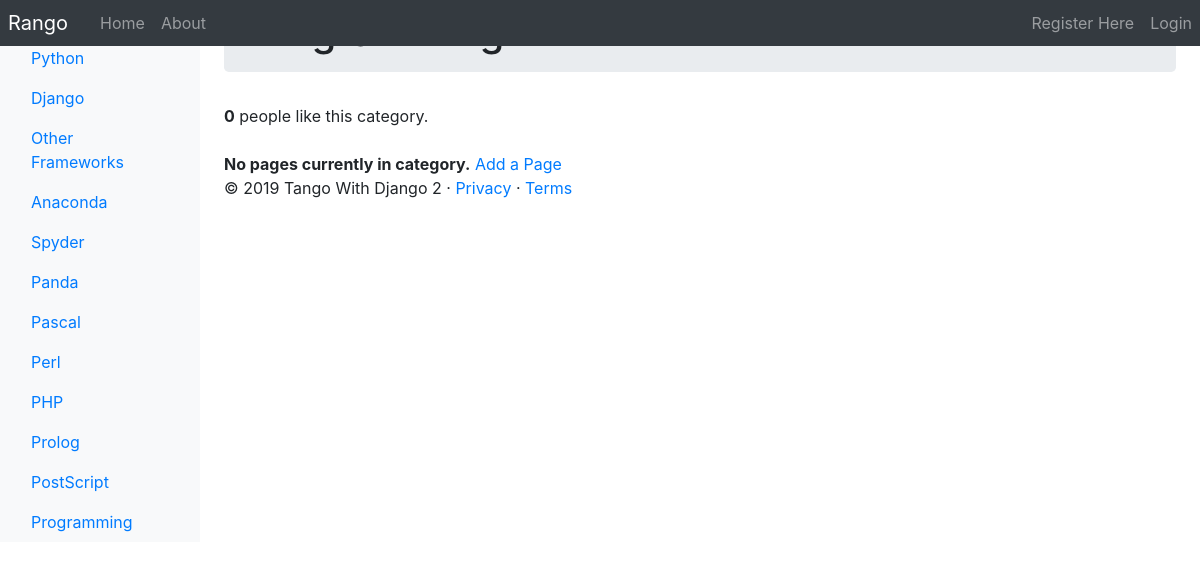
The app's page /rango/category/programming/, older data.
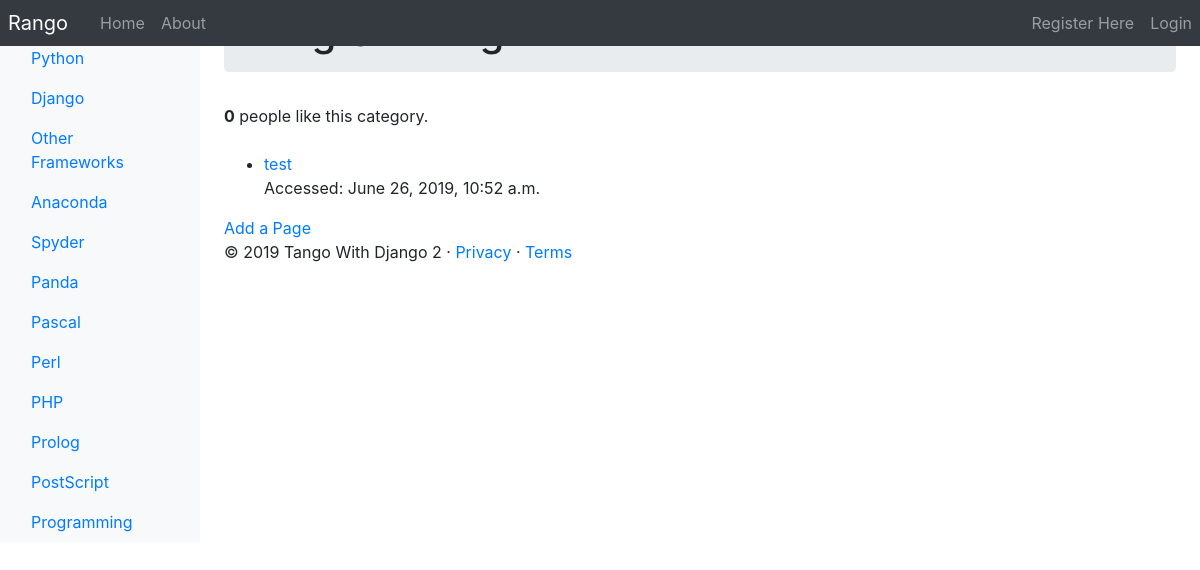
The same page, newer data.
### rango/models.py (models this page shows, shortened)
class Category(models.Model):
    name = models.CharField(max_length=128, unique=True)
    views = models.IntegerField(default=0)
    likes = models.IntegerField(default=0)
    slug = models.SlugField(unique=True)
    class Meta:
        verbose_name_plural = 'Categories'

class Page(models.Model):
    category = models.ForeignKey(Category, on_delete=models.CASCADE)
    title = models.CharField(max_length=128)
    url = models.URLField()
    views = models.IntegerField(default=0)
    first_visit = models.DateTimeField()
    last_visit = models.DateTimeField()

### rango/views.py (the view)
# urls.py: path('category/<slug:category_name_slug>/', views.show_category, name='show_category'),
def show_category(request, category_name_slug):
    context_dict = {}
    try:
        category = Category.objects.get(slug = category_name_slug)
        pages = Page.objects.filter(category = category).order_by('-views')
        context_dict['pages'] = pages
        context_dict['category'] = category
    except Category.DoesNotExist:
        context_dict['category'] = None
        context_dict['pages'] = None
    context_dict['query'] = category.name
    result_list = []
    if request.method == 'POST':
        query = request.POST.get('query', None)
        if query:
            result_list = run_query(query)
            context_dict['query'] = query
            context_dict['result_list'] = result_list
    return render(request, 'rango/category.html', context_dict)

### rango/templatetags/rango_template_tags.py (called while the page is built)
@register.inclusion_tag('rango/cats.html')
def get_category_list(cat = None):
    return {'cats': Category.objects.all(),
            'act_cat': cat}

### templates/rango/category.html (shortened to what this page needs)
{% extends 'rango/base.html' %}
{% load staticfiles %}
{% block body_block %}
    {% if category %}
        <div class="jumbotron p-2">
          <div class="container">
            <h1 class="jumbotron-heading">{{ category.name }}</h1>
          </div>
        </div>
        <div>
          <strong id="like_count">{{ category.likes }}</strong> people like this category.
        </div>
        <br />
        {% if pages %}
            <ul>
            {% for page in pages %}
                <li><a href="{% url 'rango:goto' %}?page_id={{page.id}}">{{ page.title }}</a>
                    <br/>
                    <p>Accessed: {{ page.last_visit }}
                    </p>
                </li>
            {% endfor %}
            </ul>
        {% else %}
            <strong>No pages currently in category.</strong>
        {% endif %}
        <a href="{% url 'rango:add_page' category.slug %}">Add a Page</a>
        <br />
    {% else %}
        The specified category does not exist!
    {% endif %}
{% endblock %}

### templates/rango/cats.html (shortened to what this page needs)
<ul class="nav flex-column">
  {% if cats %}
      {% for c in cats %}
      {% if c == act_cat %}
          <li class="nav-item">
              <a class="nav-link active" href="{% url 'rango:show_category' c.slug %}">
              {{ c.name }}</a>
          </li>
      {% else %}
          <li class="nav-item">
              <a class="nav-link" href="{% url 'rango:show_category' c.slug %}">
              {{ c.name }}</a>
          </li>
      {% endif %}
      {% endfor %}
  {% else %}
      <li class="nav-item">No Categories Yet!</li>
  {% endif %}
</ul>

Row changes from the older to the newer data that the page shows:
added Page: title "test", last_visit "June 26, 2019, 10:52 a.m."
Text that changed along with them:
text no longer shown: "No pages currently in category."
